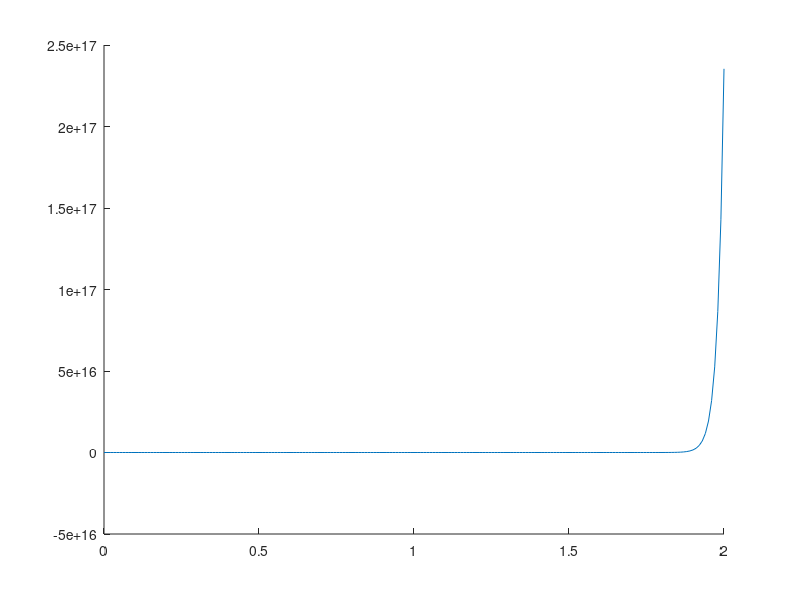

MATLAB code to generate this figure:
epsilonM=0.2;
kPE=10;
LMhat=0:0.01:2;
FPEhat=(exp(kPE.*(LMhat-1)./epsilonM)-1)/(exp(kPE)-1);
hold on
plot(LMhat,FPEhat);